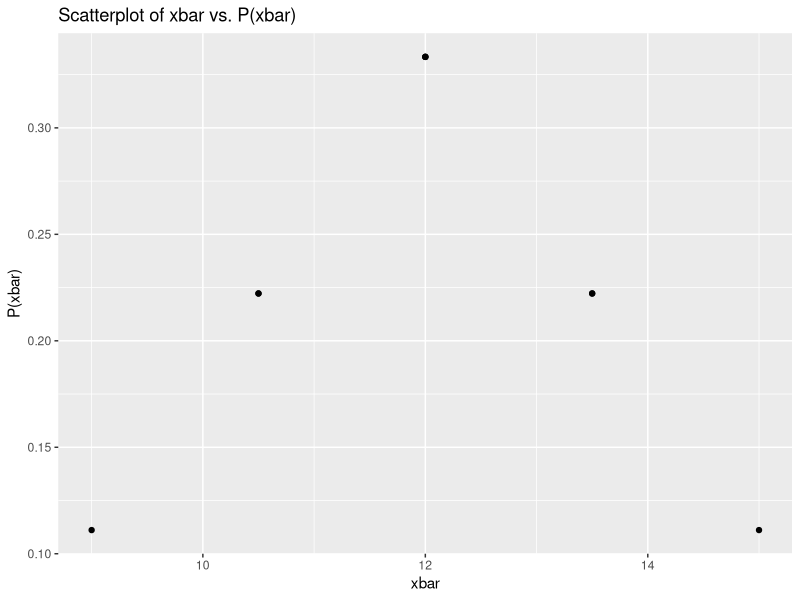

The R source for this figure:
#Statistical Theory FA5 - Jaramilla
library("ggplot2")
#8.18
#assigning values
hours <- c(9, 12, 15)
#computations
first_values <- numeric(0)
second_values <- numeric(0)
sample_means <- numeric(0)
xbar_values <- numeric(0)
for (i in 1:length(hours)) {
  for (j in 1:length(hours)) {
    hours_sample <- c(hours[i], hours[j])
    hours_mean <- mean(hours_sample)
    hours_xbar <- hours_mean
    
    first_values <- c(first_values, hours_sample[1])
    second_values <- c(second_values, hours_sample[2])
    sample_means <- c(sample_means, hours_mean)
    xbar_values <- c(xbar_values, hours_xbar)
  }
}
pxbar_values <- numeric(0)
xbar_pxbar_values <- numeric(0)
xbar_squared_pxbar_values <- numeric(0)
for (hours_mean in sample_means) {
  hours_pxbar <- sum(hours_mean == sample_means) / length(sample_means)
  hours_xbar_pxbar <- hours_mean * hours_pxbar
  hours_xbar_squared_pxbar <- (hours_mean^2) * hours_pxbar
  
  pxbar_values <- c(pxbar_values, hours_pxbar)
  xbar_pxbar_values <- c(xbar_pxbar_values, hours_xbar_pxbar)
  xbar_squared_pxbar_values <- c(xbar_squared_pxbar_values, hours_xbar_squared_pxbar)
}
table_8.18 <- data.frame(First = first_values,
                          Second = second_values,
                          Sample_Mean = sample_means,
                          Xbar = xbar_values,
                          Pxbar = pxbar_values,
                          Xbar_Pxbar = xbar_pxbar_values,
                          Xbar_Squared_Pxbar = xbar_squared_pxbar_values)
#printing of results
print(table_8.18)
ggplot(table_8.18, aes(x = Xbar, y = Pxbar)) +
  geom_point() +
  labs(x = "xbar", y = "P(xbar)") +
  ggtitle("Scatterplot of xbar vs. P(xbar)")

#8.21
#assigning values
population <- c(3, 7, 11, 15)
#computations
population_mean <- mean(population) #a
population_sd <- sd(population) #b
sampling_mean <- population_mean #c
sampling_sd <- population_sd/sqrt(2) #d
#printing of results
cat("Population Mean:", population_mean, "\n")
cat("Population Standard Deviation:", population_sd, "\n")
cat("Mean of the Sampling Distribution of Means:", sampling_mean, "\n")
cat("Standard Deviation of the Sampling Distribution of Means:", sampling_sd, "\n")

#8.34
#assigning values
children <- 200
prob <- 0.5
#computations
#a
a_40 <- 0.4*children
a_prob <- pbinom(a_40 - 1, children, prob)
#b
b_43 <- 0.43*children
b_57 <- 0.57*children
b_prob <- pbinom(b_57, children, prob) - pbinom(b_43 - 1, children, prob)
#c
c_54 <- 0.54*children
c_prob <- 1 - pbinom(c_54 - 1, children, prob)
#printing of results
cat("Probability that less than 40% will be boys:", a_prob, "\n")
cat("Probability that between 43% and 57% will be girls:", b_prob, "\n")
cat("Probability that more than 54% will be boys:", c_prob, "\n")

#8.49
#assigning values
x <- c(6, 9, 12, 15, 18)
x_prob <- c(0.1, 0.2, 0.4, 0.2, 0.1)
#computations
x_mean <- sum(x*x_prob)
x_var <- sum((x-x_mean)^2*x_prob)
samples <- expand.grid(x, x)
sample_means <- rowMeans(samples)
sample_probs <- numeric(length(sample_means))
for (i in 1:length(sample_means)) {
  sample_probs[i] <- sum(x_prob[x == samples[i, 1]] * x_prob[x == samples[i, 2]])
}
sample_data <- data.frame(Sample = apply(samples, 1, paste, collapse = ", "),
                          Sample_Mean = sample_means,
                          Probability = sample_probs)
#printing of results
cat("Mean:", x_mean, "\n")
cat("Variance:", x_var, "\n")
print(sample_data)